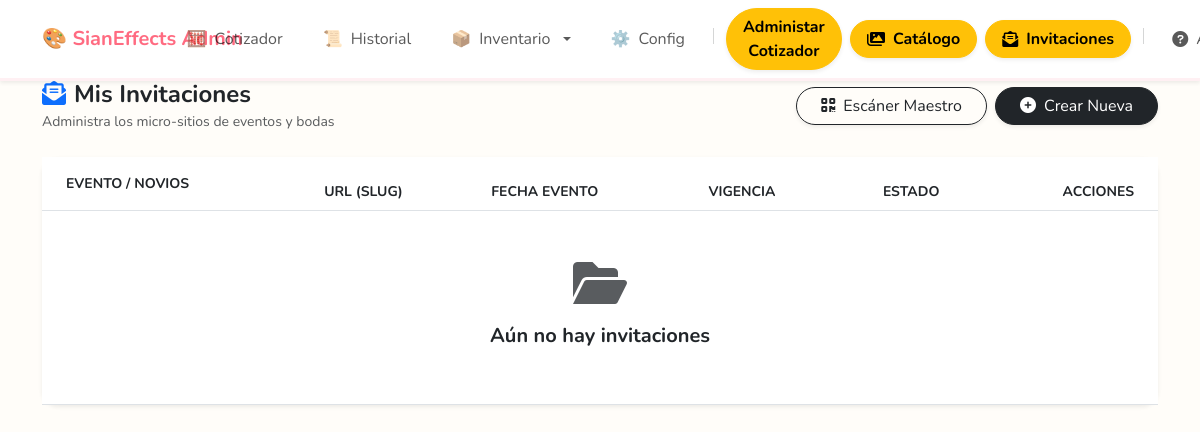
Page /admin/invitaciones (signed in) on the earlier database version.
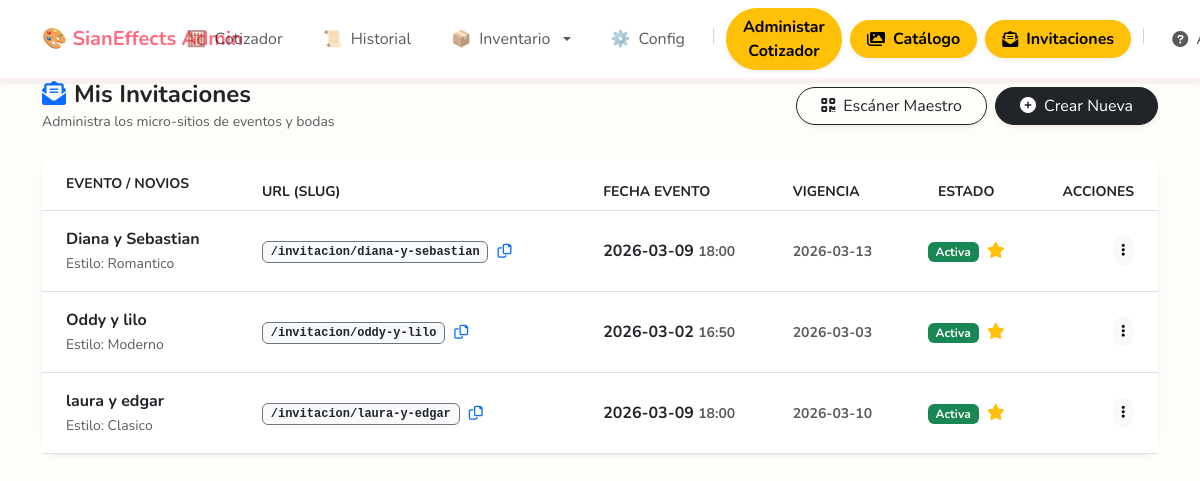
Same page on the later database version.
### tables this page shows
CREATE TABLE invitaciones (id INTEGER PRIMARY KEY AUTOINCREMENT,slug TEXT UNIQUE, config_json TEXT, musica_id INTEGER, fecha_evento DATETIME, vigencia DATETIME, datos_cliente_json TEXT, fotos_json TEXT, estilo_fuente TEXT DEFAULT 'clasico', color_fondo TEXT DEFAULT '#ffffff', url_fondo TEXT, foto_portada_url TEXT, mesas_regalos_json TEXT, dress_code TEXT, hospedaje_json TEXT, album_url TEXT, camara_premium BOOLEAN DEFAULT 0, color_acentos TEXT DEFAULT '#D4AF37', padres_novia TEXT, padres_novio TEXT, padrinos TEXT, frase_final TEXT, template_id TEXT DEFAULT 'clasico', tiene_modulo_invitados BOOLEAN DEFAULT 0, codigo_acceso_cliente TEXT, bloquear_edicion_invitados BOOLEAN DEFAULT 0, estilo_apertura TEXT DEFAULT 'simple', FOREIGN KEY(musica_id) REFERENCES lista_musica(id));

### routes/invitaciones_admin.py (the view)
@invitaciones_bp.route('/admin/invitaciones')
@admin_required
def gestionar_invitaciones():
    conn = get_db_connection()
    try:
        invs_db = conn.execute("SELECT * FROM invitaciones ORDER BY id DESC").fetchall()
        invitaciones = []
        for inv in invs_db:
            inv_dict = dict(inv)
            try:
                inv_dict['datos_cliente'] = json.loads(inv['datos_cliente_json'])
            except:
                inv_dict['datos_cliente'] = {"novios": "Sin Nombre"}
            invitaciones.append(inv_dict)
        hoy = datetime.now().strftime('%Y-%m-%d')
        return render_template('invitaciones/gestionar.html', invitaciones=invitaciones, hoy=hoy)
    except Exception as e:
        flash(f"Error cargando el panel: {str(e)}", "danger")
        return redirect(url_for('admin.dashboard'))
    finally:
        conn.close()

### app.py (called while the page is built)
@app.context_processor
def inject_user_config():
    default_config = {
        'nombre_empresa': 'Cotizador Sianeffects', # O el nombre genérico que quieras
        'slogan': '',
        'website': '',
        'margen_ganancia': 100
    }
    if 'user_id' in session:
        try:
            conn = get_db_connection()
            user_config = conn.execute('SELECT * FROM configuracion WHERE user_id = ?', (session['user_id'],)).fetchone()
            conn.close()
            if user_config:
                return {'config': dict(user_config)}
        except Exception as e:
            print(f"Error inyectando config: {e}")
    return {'config': default_config}

@app.after_request
def add_header(response):
    response.headers["Cache-Control"] = "no-cache, no-store, must-revalidate"
    return response

### db.py (called while the page is built)
def get_db_connection():
    conn = sqlite3.connect(DB_NAME)
    conn.row_factory = sqlite3.Row
    return conn

### routes/main.py (called while the page is built)
@main_bp.app_context_processor
def inject_notifications():
    if 'user_id' in session:
        return {'notificaciones': obtener_alertas(session['user_id'])}
    return {'notificaciones': []}

### templates/invitaciones/gestionar.html (shortened to what the changed rows need)
{% extends "layout.html" %}
{% block content %}
<div class="card border-0 shadow-sm rounded-4">
    <div class="card-body p-0">
        <div class="table-responsive" style="overflow: visible; min-height: 200px;">
            <table class="table table-hover align-middle mb-0">
                <thead class="bg-light text-muted small text-uppercase">
                    <tr>
                        <th class="ps-4 py-3">Evento / Novios</th>
                        <th>URL (Slug)</th>
                        <th>Fecha Evento</th>
                        <th>Vigencia</th>
                        <th class="text-center">Estado</th>
                        <th class="text-end pe-4">Acciones</th>
                    </tr>
                </thead>
                <tbody>
                    {% for inv in invitaciones %}
                    <tr>
                        <td class="ps-4 py-3">
                            <div class="fw-bold text-dark">{{ inv['datos_cliente']['novios'] }}</div>
                            <small class="text-muted">Estilo: <span class="text-capitalize">{{ inv['estilo_fuente']
                                    }}</span></small>
                        </td>
                        <td>
                            <span class="badge bg-light text-dark border border-secondary font-monospace">
                                /invitacion/{{ inv['slug'] }}
                            </span>
                            <button onclick="copiarLink('{{ request.host_url }}invitacion/{{ inv['slug'] }}')"
                                class="btn btn-sm btn-link text-primary p-0 ms-1" title="Copiar Enlace">
                                <i class="far fa-copy"></i>
                            </button>
                        </td>
                        <td>
                            <div class="fw-bold text-dark">
                                {% if inv['fecha_evento'] %}
                                {{ inv['fecha_evento'][:10] }} <small class="text-muted">{{ inv['fecha_evento'][11:16]
                                    }}</small>
                                {% else %}
                                <span class="text-muted">-</span>
                                {% endif %}
                            </div>
                        </td>
                        <td>
                            <small class="fw-bold text-muted">{{ inv['vigencia'] }}</small>
                        </td>
                        <td class="text-center">
                            {% if inv['vigencia'] >= hoy %}
                            <span class="badge bg-success">Activa</span>
                            {% if inv['camara_premium'] %}
                            <i class="fas fa-star text-warning ms-1" title="Función Premium Activa"></i>
                            {% endif %}
                            {% else %}
                            <span class="badge bg-danger rounded-pill px-3">
                                <i class="fas fa-times-circle me-1"></i>Vencida
                            </span>
                            {% endif %}
                        </td>
                        <td class="text-end pe-4">
                            <div class="dropdown">
                                <button class="btn btn-light btn-sm rounded-circle" type="button"
                                    data-bs-toggle="dropdown">
                                    <i class="fas fa-ellipsis-v"></i>
                                </button>
                            </div>
                        </td>
                    </tr>
                    {% else %}
                    <tr>
                        <td colspan="6" class="text-center py-5">
                            <div class="text-muted mb-3"><i class="fas fa-folder-open fa-3x"></i></div>
                            <h5 class="fw-bold text-dark">Aún no hay invitaciones</h5>
                        </td>
                    </tr>
                    {% endfor %}
                </tbody>
            </table>
        </div>
    </div>
</div>
{% endblock %}

Differences in the rows shown:
added invitaciones: datos_cliente.novios "Diana y Sebastian", estilo_fuente "Romantico", slug "diana-y-sebastian", fecha_evento "2026-03-09", fecha_evento "18:00", vigencia "2026-03-13", shows "Activa", camara_premium True (drawn)
added invitaciones: datos_cliente.novios "Oddy y lilo", estilo_fuente "Moderno", slug "oddy-y-lilo", fecha_evento "2026-03-02", fecha_evento "16:50", vigencia "2026-03-03", shows "Activa", camara_premium True (drawn)
added invitaciones: datos_cliente.novios "laura y edgar", estilo_fuente "Clasico", slug "laura-y-edgar", fecha_evento "2026-03-09", fecha_evento "18:00", vigencia "2026-03-10", shows "Activa", camara_premium True (drawn)
Other differences:
text no longer shown: "Aún no hay invitaciones"
